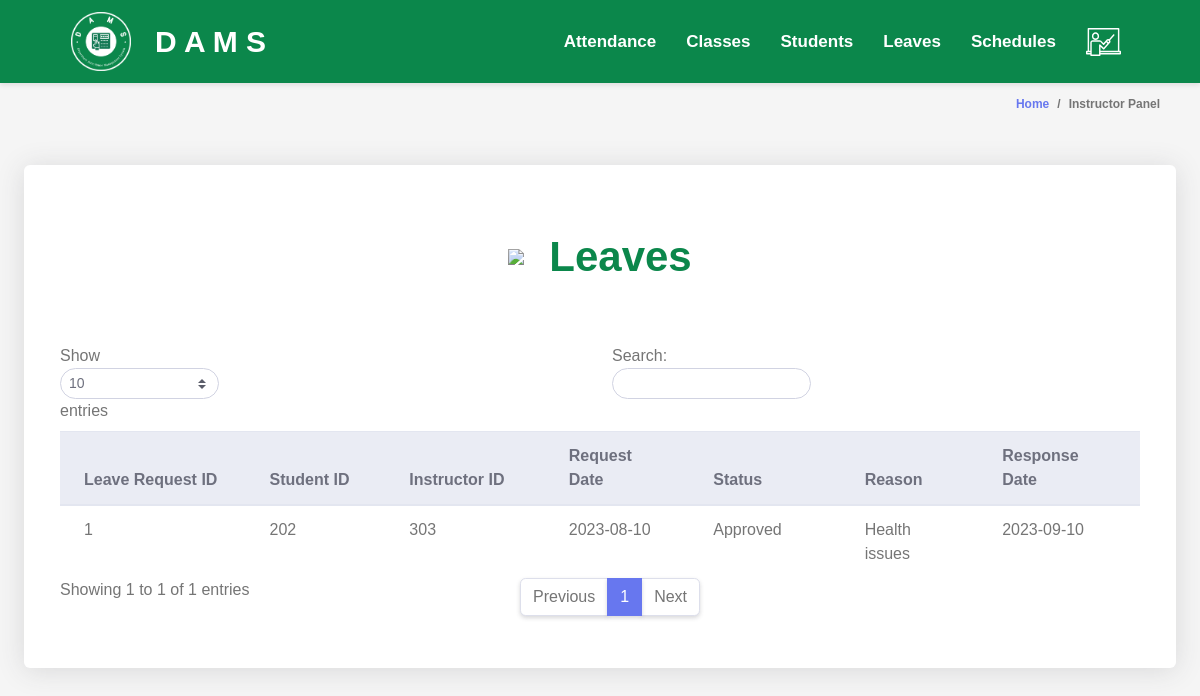
The page /instructors/viewLeaves.php on the database as committed earlier.
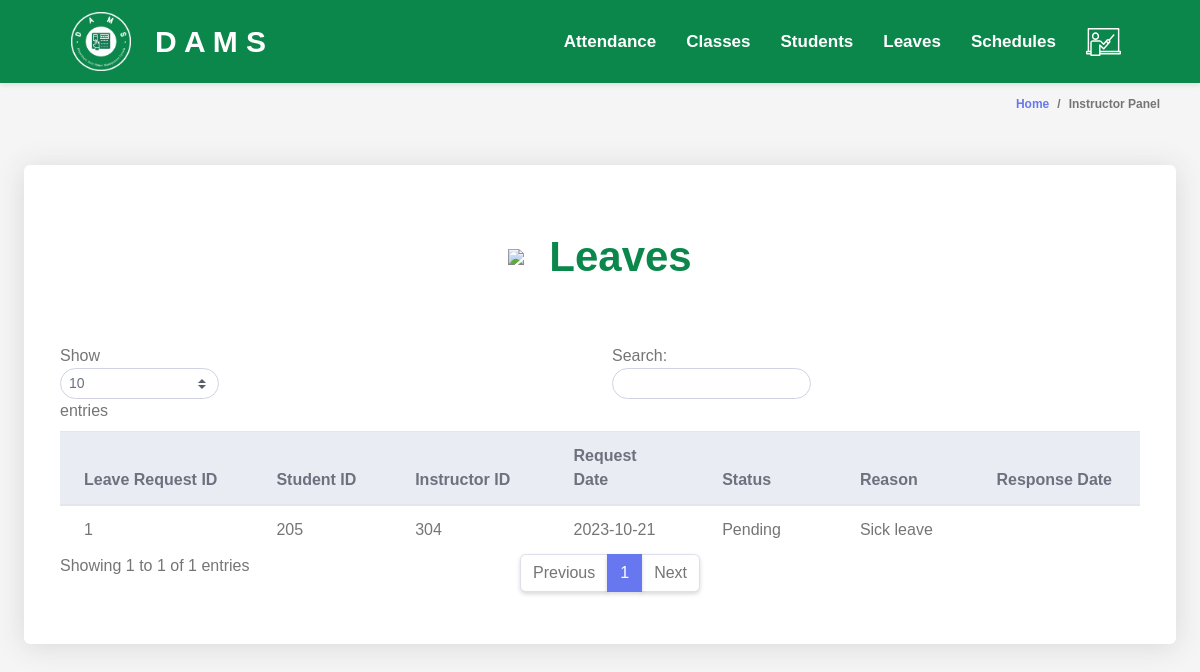
The same page on the database as committed later.
### tables this page shows
CREATE TABLE `leaves` (
  `leave_request_id` int(11) NOT NULL,
  `student_id` int(11) DEFAULT NULL,
  `instructor_id` int(11) DEFAULT NULL,
  `class_id` int(11) DEFAULT NULL,
  `request_date` date DEFAULT NULL,
  `status` enum('Pending','Approved','Denied') DEFAULT NULL,
  `reason` text DEFAULT NULL,
  `response_date` date DEFAULT NULL
);

### instructors/instructor.php (called while the page is built, shortened)
<?php
$database = new Database();
$conn = $database->getConnection();
class Instructor {
    public function list_leaves() {
        global $conn;
        $query = "SELECT * FROM leaves";
        $rs = $conn->query($query);
        $users = array();
        while ($row = $rs->fetch_assoc()) {
            $users[] = $row;
        }
        return $users;
    }
}
?>

### instructors/leavesTable.php (the view, shortened to what this page needs)
<div class="container-fluid" id="container-wrapper">
    <div class="d-sm-flex align-items-center justify-content-between mb-4">
        <ol class="breadcrumb">
            <li class="breadcrumb-item"><a href="./">Home</a></li>
            <li class="breadcrumb-item active" aria-current="page">Instructor Panel</li>
        </ol>
    </div>
    <div class="row">
        <div class="col-lg-12">
            <div class="card mb-4">
            <div class="table-text">
                <img src="../assets/images/leaves.png" >
                <div>
                    Leaves
                </div>
            </div>
                <div class="card-body">
                    <div class="table-responsive p-3">
                        <table class="table align-items-center table-flush table-hover" id="dataTableHover">
                            <thead class="thead-light">
                                <tr>
                                    <th>Leave Request ID</th>
                                    <th>Student ID</th>
                                    <th>Instructor ID</th>
                                    <th>Request Date</th>
                                    <th>Status</th>
                                    <th>Reason</th>
                                    <th>Response Date</th>
                                </tr>
                            </thead>
                            <tbody>
                                <?php
                                include "instructor.php";
                                $admin = new Instructor();
                                $users = $admin->list_leaves();
                                foreach ($users as $user) {
                                    echo "<tr>";
                                    echo "<td>" . $user['leave_request_id'] . "</td>";
                                    echo "<td>" . $user['student_id'] . "</td>";
                                    echo "<td>" . $user['instructor_id'] . "</td>";
                                    echo "<td>" . $user['request_date'] . "</td>";
                                    echo "<td>" . $user['status'] . "</td>";
                                    echo "<td>" . $user['reason'] . "</td>";
                                    echo "<td>" . $user['response_date'] . "</td>";
                                    echo "</tr>";
                                }
                                ?>
                            </tbody>
                        </table>
                    </div>
                </div>
            </div>
        </div>
    </div>
</div>

Rows that differ between the two databases and show on the page:
changed leaves id 1: student "202" → "205"; instructor "303" → "304"; request_date "2023-08-10" → "2023-10-21"; status "Approved" → "Pending"; reason "Health issues" → "Sick leave"; response_date "2023-09-10" → (not shown)
